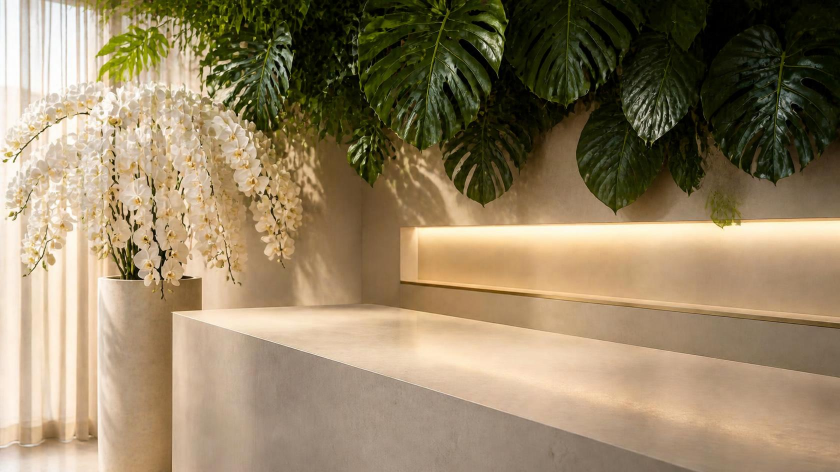
#> input picture truemg/assets/web/plate-spa.jpg, 1680 x 944 px (shown at 1/2 size)
$ python spa.py
#> lines starting #> are read from the running program, lines starting #| are printed output that depends on the picture
### truemg/assets/web/scene.py
"""Stand the vials in a warm room instead of floating them on a gradient.

The cut-outs read as a catalogue sheet: no surface, no light source, nothing
holding them anywhere. A competitor's shop felt like wellness rather than a
lab purely because the same kind of bottle was photographed on a sunlit stone
counter. The product was not the difference, the room was.

So the bottle stays exactly as it is — clear glass, brand-blue crimp, the
label as printed — and the warmth comes from everything around it. Against a
warm ground the blue reads as the one deliberate accent in the frame, which
it never does against white.

There is no new photography here. Everything is built from the existing
alpha cut-outs plus a synthetic room, which means it regenerates whenever the
vials do.

What makes it read as a photograph rather than a paste-up, in rough order of
how much each one matters:

  * three shadows per bottle, not one. A tight dark contact patch where the
    glass meets the stone, a long soft cast shadow raking away from the
    light, and a dim reflection in the surface. Miss the contact patch and
    the bottle hovers no matter how good the rest is.
  * warm shadows. Shadow in warm light is brown, not grey, and certainly not
    black. These are mixed toward #6B5F52.
  * one light direction, obeyed by everything — the wall gradient, the sheen
    on the stone, the shadow angle and the highlight side of each bottle.
  * depth of field. The wall is far out of focus, the stone softens toward
    the camera, and only the hero bottle is truly sharp.

Run from this directory.
"""
import math
import os

import numpy as np
from scipy import ndimage
from PIL import Image, ImageFilter, ImageDraw, ImageEnhance

D = os.path.dirname(os.path.abspath(__file__)); os.chdir(D)
SRC = "../vials"

# The room, as colour. Warm neutrals only; the brand blue is the one cool
# thing in the frame and it should stay that way.
WALL_TOP   = (228, 216, 202)
WALL_BOT   = (205, 190, 174)
STONE_FAR  = (226, 214, 198)
STONE_NEAR = (198, 183, 166)
SUNWARM    = (255, 243, 223)      # the light itself
SHADOW     = (107, 95, 82)        # warm brown, never grey

LIGHT_X = 0.26                    # where the sun comes from, across the frame
HORIZON = 0.615                   # where the stone meets the wall


# [237 lines left out: functions noise, leaf, sprig, gobo, canopy, room and 4 more, not called in this run]


def vial(name):
    im = Image.open(f"{SRC}/tmg-{name}.png").convert("RGBA")
    a = np.asarray(im); ys, xs = np.where(a[:, :, 3] > 8)
    return im.crop((xs.min(), ys.min(), xs.max() + 1, ys.max() + 1))


# name, centre x, height as a fraction of frame, tilt, defocus
CAST = [
    ("nad",            .560, .300,  0, 2.6),
    ("tmg-3rt",        .655, .345,  0, 1.1),
    ("ghk-cu",         .762, .420,  0, 0.0),
    ("bpc-157-tb-500", .868, .330,  0, 1.4),
]


# The square crop is narrower, so the same fractional positions bunch the
# bottles and NAD+ ends up hiding behind TMG-3RT. Its own spacing, wider and
# a little shorter, so all four read.
SQUARE_CAST = [
    ("nad",            .455, .234,  0, 2.6),
    ("tmg-3rt",        .585, .269,  0, 1.1),
    ("ghk-cu",         .728, .328,  0, 0.0),
    ("bpc-157-tb-500", .872, .257,  0, 1.4),
]


# [38 lines left out: function compose, not called in this run]


# [3 lines that do not run on import are left out]

### truemg/assets/web/spa.py
"""Stand the vials on the spa counter.

`scene.py` builds a room from scratch in code. This does the opposite: it takes
a real photographic plate — `plate-spa.jpg`, generated in Canva and approved by
Mila — and composites the actual product art onto it. The division is
deliberate. An image model makes a convincing room and a terrible vial, because
it invents label text; the label text is the one thing on this site that has to
be exactly right, both because it is the brand and because "NOT FOR HUMAN
CONSUMPTION / RESEARCH USE ONLY" is a compliance line, not a design element.
So the model gets the room and never touches the product.

Two things have to be true for a composite to read as a photograph:

  * the bottles have to sit on the counter's actual plane, at its actual
    perspective. The plane here was measured off the plate, not guessed — see
    FRONT_EDGE and HORIZON_Y below.
  * the background has to defocus the way a real lens does, which is by
    DISTANCE, not by height in the frame. A flat gaussian over the top half is
    the giveaway that something was blurred in post.

Run from this directory.
"""
import os

import numpy as np
from PIL import Image, ImageEnhance, ImageFilter
from scipy import ndimage

import scene as S

D = os.path.dirname(os.path.abspath(__file__)); os.chdir(D)

PLATE = "plate-spa.jpg"

# --- framing ----------------------------------------------------------------
# A crop is not a cosmetic choice here, it is the fix for the scale problem.
# The plate is an architectural wide shot, and a wide shot says the camera is
# across the room — which makes a hero-sized vial physically impossible and is
# most of why the first composite read as a collage. Cropping in says the
# camera is close, and a close camera makes the same bottles reasonable. The
# measured plane below stays in ORIGINAL plate coordinates and is transformed
# through this crop in code, so the geometry cannot drift out of step with the
# framing the way hand-copied numbers would.
CROP = (500, 300, 1389, 800)               # left, top, right, bottom
OUT_W = 1680

# --- the counter plane, measured off the plate ------------------------------
# The front-top edge of the counter, found by gradient search along each column
# (the vertical front face is darker than the lit top, so the edge is a clean
# bright-to-dark fall). A straight edge in 3D projects to a straight line, and
# this one fits to within a few pixels across 850px of frame.
FRONT_M, FRONT_C = 0.262, 540.0            # y = Mx + C

# Where the counter's edge and the lit niche above it converge. Everything on
# this plane scales with distance from that line, which is what stops the
# bottles reading as four stickers at four arbitrary sizes.
HORIZON_Y = 471.0

# The bottles stand back from the front edge by this much of the counter's
# visible depth — far enough not to look like they are about to fall off.
SETBACK = 0.34
BASE_M, BASE_C = 0.222, 529.0              # the line their bases sit on

# Scale: a vial's height in pixels is SCALE x its distance below the horizon.
#
# Knowingly generous, and worth being honest about. A 45mm vial on a reception
# counter this deep would be about fifteen pixels tall and completely useless
# as a hero. The perspective between the four bottles is correct — they scale
# against each other and against the counter exactly as the plane demands —
# but the group as a whole is larger than physics would put it. That is an
# ordinary product-photography cheat and it survives because the background is
# defocused: a soft background reads as distant, and a distant background
# stops the eye auditing absolute scale.
SCALE = 0.92

# --- defocus ----------------------------------------------------------------
# Peak blur radius, at the far wall. The near edge of the counter stays sharp.
# Swept at 6 / 10 / 16: 16 destroys the orchids, 10 softens the canopy more
# than asked, 6 leaves the top leaves sharp enough to compete with the product.
# 8 is the dial — turn it, nothing else in the frame moves.
BLUR_MAX = 13.0
BLUR_LEVELS = 12

# The four vials, left to right. No per-bottle size, on purpose.
#
# An earlier version carried a height ratio per name — 0.715, 0.82, 1.0, 0.785
# — inherited from older code and never checked. It has no basis: all four
# sprites are 652x1589 pixels. They are the same vial photographed once, with
# a different label. Making them different sizes was invention, and it was the
# single loudest thing wrong with the composite.
CAST = ["nad", "tmg-3rt", "ghk-cu", "bpc-157-tb-500"]

# They stand in a row at CONSTANT DEPTH, which is what keeps them identical in
# size. On a receding plane a line of constant image-y is a line of constant
# distance from the camera, so a horizontal row sits flat on the counter AND
# renders every bottle at the same height. A row following the counter's own
# diagonal would be equally correct and would vary them by about 28%, which is
# exactly the thing being fixed.
ROW_PLATE_Y = 728.0
ROW_PLATE_X = (850, 967, 1083, 1200)      # inside the band where ROW_Y is on the top


def depth_blur(im, horizon):
    """Defocus by distance, not by height in the frame.

    On a ground plane receding from the camera, distance goes as
    1 / (y - horizon): the counter's near edge is close, its far end is not,
    and the wall behind it is further still. Blurring on that curve puts the
    softest part of the picture where the leaves are and holds the near edge
    sharp, without anyone having to mask anything by hand.

    Built as a stack of progressively blurred copies cross-faded by the depth
    map, because PIL has no per-pixel-radius blur. Twelve steps is enough that
    the banding is invisible at this size.
    """
    W, H = im.size
    yy = np.mgrid[0:H, 0:W][0].astype(float)

    far = 1.0 / np.maximum(yy - horizon, 1.0)            # small = near
    near = 1.0 / max(H - horizon, 1.0)                   # the bottom of frame
    d = np.clip((far - near) / (far.max() - near), 0, 1) ** 0.55
    d[yy <= horizon] = 1.0                               # the wall and the canopy
    d = ndimage.gaussian_filter(d, 12)                     # no hard edge at the horizon

    out = np.asarray(im).astype(float)
    for i in range(1, BLUR_LEVELS + 1):
        lo, hi = (i - 1) / BLUR_LEVELS, i / BLUR_LEVELS
        layer = np.asarray(im.filter(ImageFilter.GaussianBlur(BLUR_MAX * hi))).astype(float)
        w = np.clip((d - lo) / (hi - lo), 0, 1) * np.clip((hi + 1 / BLUR_LEVELS - d) * BLUR_LEVELS, 0, 1)
        out = out * (1 - w[..., None]) + layer * w[..., None]
    return Image.fromarray(out.clip(0, 255).astype(np.uint8))


# [70 lines left out: function relight, not called in this run]


def view(crop=None, out_w=None):
    """A crop, and everything measured off the plate carried through it.

    The row used to be stored in output-frame pixels, which quietly tied it to
    one crop: reframing for the hero moved the bottles off the counter. It is
    stored in PLATE pixels now and projected per crop, so any framing puts them
    on the same physical spot on the same counter.
    """
    crop = crop or CROP
    k = (out_w or OUT_W) / (crop[2] - crop[0])
    horizon = (HORIZON_Y - crop[1]) * k
    row_y = (ROW_PLATE_Y - crop[1]) * k
    row_x = tuple((x - crop[0]) * k for x in ROW_PLATE_X)
    return k, horizon, row_y, row_x


def settle(im, horizon, row):
    """Take the room down so the product can come up.

    Nurish's hero works because the vials are dark teal glass on a dark, nearly
    monochrome background: the product is the only contrast in the frame. These
    vials are clear glass with white labels, and a bright cream room gives them
    almost nothing to separate against. Since the glass cannot be changed, the
    room is: pulled down, pulled toward neutral, and pulled down harder the
    further it is from the camera, which is also what a real exposure set for
    the product would do to a background.
    """
    a = np.asarray(im).astype(float)
    H, W = a.shape[:2]
    yy = np.mgrid[0:H, 0:W][0].astype(float)
    r = row
    far = np.clip((r - yy) / max(r - horizon, 1.0), 0, 1) ** 0.8
    # Exposure only. An earlier pass also pulled 20% of the saturation out,
    # which separated the product but drained exactly the warmth this plate was
    # chosen for. Stopping the light down is what a camera exposing for the
    # product would do; desaturating is not, and it showed.
    k = 1.0 - 0.22 * far
    return Image.fromarray((a * k[..., None]).clip(0, 255).astype(np.uint8))


# Where the bottle is glass rather than cap or label, as fractions of sprite
# height. All four sprites are the same photograph, so one set of bands serves
# all of them. The upper band deliberately starts inside the stopper: the
# transmission below is driven by brightness, so the dark stopper keeps itself
# opaque without needing its own boundary.
GLASS_BANDS = ((0.18, 0.395), (0.86, 1.0))


# [70 lines left out: functions transmit, mirror, not called in this run]


def place(scene, name, cx, k, horizon, base, row_x, key=0.78):
    """One bottle, with its shadow, standing on the row."""
    h = max(8, int(SCALE * (base - horizon)))

    v = S.vial(name)
    v = v.resize((max(1, int(v.width * h / v.height)), h), Image.LANCZOS)
    # defocus to match the plane the bottle stands on — nearer than the wall
    # behind it, so a fraction of the plate's blur at this depth
    # The curtain is off-frame left, so the nearer a bottle is to it the harder
    # it is rimmed. Four identically lit bottles is a product sheet; a row lit
    # by one window is a photograph.
    near_window = 1.0 - (cx - row_x[0]) / max(row_x[-1] - row_x[0], 1)
    v = relight(v, rim=0.72 + 0.55 * near_window, key=key,
                blur=max(0.0, BLUR_MAX * k * 0.05 * (1 - (base - horizon) / 620.0)))
    # take the knife-edge off the cut-out: a real lens has no perfect edge
    av = v.getchannel("A").filter(ImageFilter.GaussianBlur(max(0.6, h * 0.0022)))
    v.putalpha(av)

    x, y = int(cx - v.width / 2), int(base - h)

    # The key light is the sheer curtain on the left, so shadows fall right and
    # toward the camera. Length grows with distance from the window, the way
    # they do in the plate's own leaf shadows.
    # The curtain is a hard, low source, so the shadows in this room are long
    # and definite — look at what the orchid throws on the wall. The first pass
    # used scene.py's soft studio shadow and the bottles floated because of it.
    lean = 1.35 + (cx - row_x[0]) / (2000.0 * k / 1.89)
    for length, blur, n in ((0.95, 0.055, 2), (0.34, 0.016, 3)):
        cs, pad = S.cast_shadow(v, length, lean, max(4, int(h * blur)))
        for _ in range(n):                            # deepen: one pass is too pale
            scene.alpha_composite(cs, (x - pad, int(base) - pad))

    scene.alpha_composite(mirror(v, h), (x, int(base)))
    cp, band = S.contact(v, max(4, int(h * 0.018)))
    for _ in range(2):
        scene.alpha_composite(cp, (x, int(base) - band))
    under = scene.crop((x, y, x + v.width, y + v.height)).convert("RGB")
    scene.alpha_composite(transmit(v, under), (x, y))


def compose(out="spa-hero.jpg", product=True, crop=None, out_w=None):
    """The room, with the bottles on it or without.

    The empty version is not a debug view. The vial art is a flat mockup shot
    dead-on against white, which is right for a product tile and wrong for a
    photographic hero, so the room on its own — headline over the clear left
    third, product left to the tiles where flat lighting is expected — is a
    real option rather than a fallback. It is generated here rather than by
    hand so it cannot drift from the framing and defocus the composite uses.
    """
#> called with out = 'spa-hero.jpg', product = True
    crop = crop or CROP
    out_w = out_w or OUT_W
    k, horizon, row_y, row_x = view(crop, out_w)
    plate = Image.open(PLATE).convert("RGB").crop(crop)
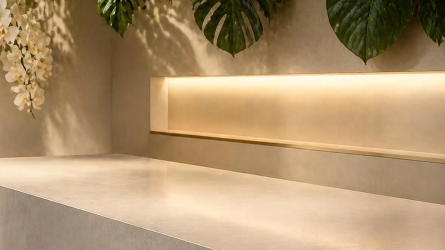
#> plate: PIL image 889x500 RGB (shown at 1/2 size); mean R, G, B 175.1, 147.4, 110.9
    plate = plate.resize((out_w, int(plate.height * k)), Image.LANCZOS)
#> plate: PIL image 1680x944 RGB
    scene = settle(depth_blur(plate, horizon), horizon, row_y).convert("RGBA")
#> after the loop in depth_blur, `for i in range(1, BLUR_LEVELS + 1):`:
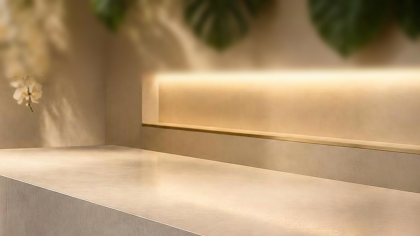
#> out: shape (944, 1680, 3) float64 (shown at 1/4 size); mean R, G, B 175.1, 147.3, 110.9; drawn with min black and max white
#> in settle, `yy = np.mgrid[0:H, 0:W][0].astype(float)`:
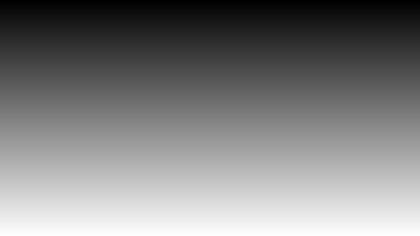
#> yy: shape (944, 1680) float64 (shown at 1/4 size); min 0, max 943, mean 471.5; drawn with min black and max white
#> in settle, `far = np.clip((r - yy) / max(r - horizon, 1.0), 0, 1) ** 0.8`:
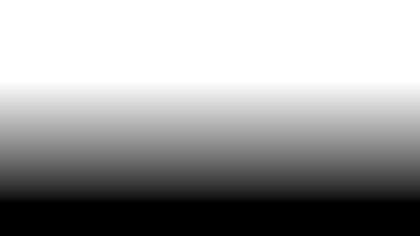
#> far: shape (944, 1680) float64 (shown at 1/4 size); min 0, max 1, mean 0.629
#> in settle, `k = 1.0 - 0.22 * far`:
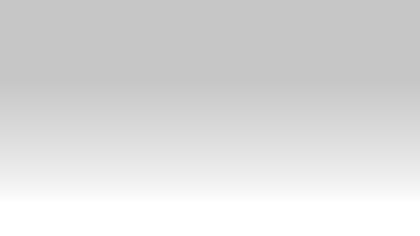
#> k: shape (944, 1680) float64 (shown at 1/4 size); min 0.78, max 1, mean 0.862
#> in settle, `return Image.fromarray((a * k[..., None]).clip(0, 255).astype(np.uint8))`:
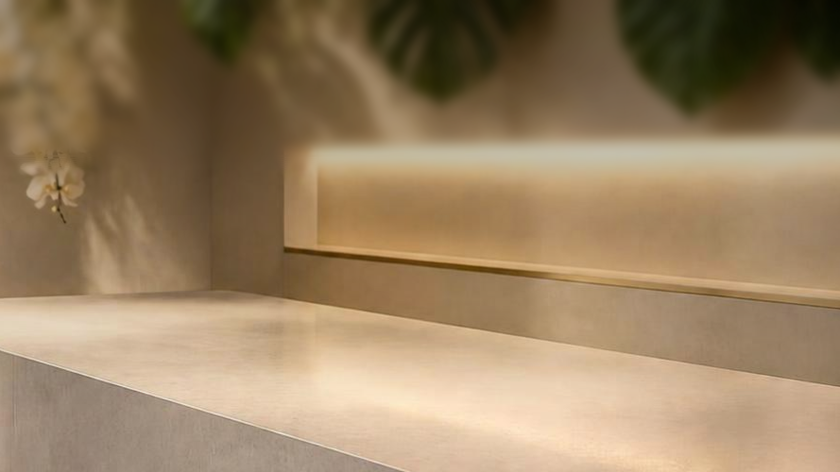
#> returned value: PIL image 1680x944 RGB (shown at 1/2 size); mean R, G, B 152.5, 128.5, 97.5
    for name, cx in (zip(CAST, row_x) if product else ()):
        place(scene, name, cx, k, horizon, row_y, row_x)
    scene.convert("RGB").save(out, quality=90, optimize=True)
    print(f"  {out:24s} {scene.width}x{scene.height}  {os.path.getsize(out) // 1024} KB")


# The hero background is a different job from the composite above. Nothing
# stands on the counter, so the framing does not have to keep a row of bottles
# on a measured plane — it only has to be a room with somewhere quiet for a
# headline to sit. So it is cropped wider and shallower, to the shapes the
# storefront already serves.
HERO = (
    ("hero-spa.jpg",        (0, 105, 1680, 859), (2560, 1150)),   # desktop
    ("hero-spa-mobile.jpg", (250, 0, 930, 944),  (1080, 1500)),   # portrait
)


# [37 lines left out: function hero_media, not called in this run]


# The composite, cut to the two shapes the storefront's hero keys want. Cut
# rather than re-rendered: the bottles stand on a plane measured for the
# composite's own crop, so re-framing the render would move them off it. The
# phone crop takes the right three — a four-bottle row cannot fit a portrait
# frame without slicing one down the middle.
# Hero crops, re-rendered rather than cut out of the composite. Both reach
# further LEFT across the plate than the composite does, which is what slides
# the bottles into the right half of the frame — the headline owns the left
# third of this hero, and a bottle sitting under it loses both.
HERO_PRODUCT = (
    ("hero-spa-product.jpg",        (247, 300, 1389, 814), 2560),
    # The phone crop is built for what the theme actually SHOWS, not for its own
    # aspect. A 1080x1500 image in a hero box nearer 0.58 is cover-cropped to
    # roughly its middle 78%, so anything in the outer fifth is thrown away: the
    # first attempt put three bottles across the full width and the phone sliced
    # the outer two in half. Two bottles sit inside the surviving window, with
    # the third running off the left edge the way product does in a real frame.
    ("hero-spa-product-mobile.jpg", (867, 179, 1416, 941), 1080),
)


def hero_product():
    for out, crop, w in HERO_PRODUCT:
        compose(out, product=True, crop=crop, out_w=w)


# [11 lines left out: function hero_backgrounds, not called in this run]


if __name__ == "__main__":
#> (the run stopped early here; a loop or call above may not have finished)
